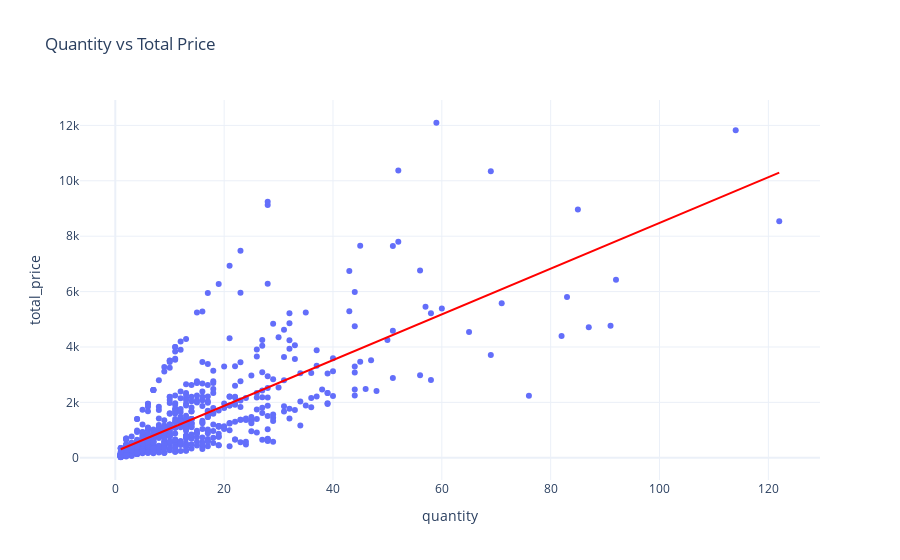

Notebook cell for this chart:
### Code cell
# RELATIONSHIP BETWEEN QUANTITY AND TOTAL PRICE

fig = px.scatter(df, 
                 x='quantity', 
                 y='total_price',
                 title='Quantity vs Total Price', trendline="ols", trendline_color_override="red")
fig.show()

### Figure 1 — Plotly figure (JSON) as saved in the notebook; plotly's stock layout.template omitted (floating-point values rounded to 4 significant figures; data arrays with more than 128 entries replaced by an {"elided": "..."} marker saying what was removed)
{"data": [{"hovertemplate": "quantity=%{x}<br>total_price=%{y}<extra></extra>", "legendgroup": "", "marker": {"color": "#636efa", "symbol": "circle"}, "mode": "markers", "name": "", "orientation": "v", "showlegend": false, "type": "scatter", "x": {"elided": "676 int values"}, "xaxis": "x", "y": {"elided": "676 float values"}, "yaxis": "y"}, {"hovertemplate": "<b>OLS trendline</b><br>total_price = 82.5219 * quantity + 226.507<br>R<sup>2</sup>=0.561908<br><br>quantity=%{x}<br>total_price=%{y} <b>(trend)</b><extra></extra>", "legendgroup": "", "line": {"color": "red"}, "marker": {"color": "#636efa", "symbol": "circle"}, "mode": "lines", "name": "", "showlegend": false, "type": "scatter", "x": {"elided": "676 int values"}, "xaxis": "x", "y": {"elided": "676 float values"}, "yaxis": "y"}], "layout": {"legend": {"tracegroupgap": 0}, "title": {"text": "Quantity vs Total Price"}, "xaxis": {"anchor": "y", "domain": [0, 1], "title": {"text": "quantity"}}, "yaxis": {"anchor": "x", "domain": [0, 1], "title": {"text": "total_price"}}}}
